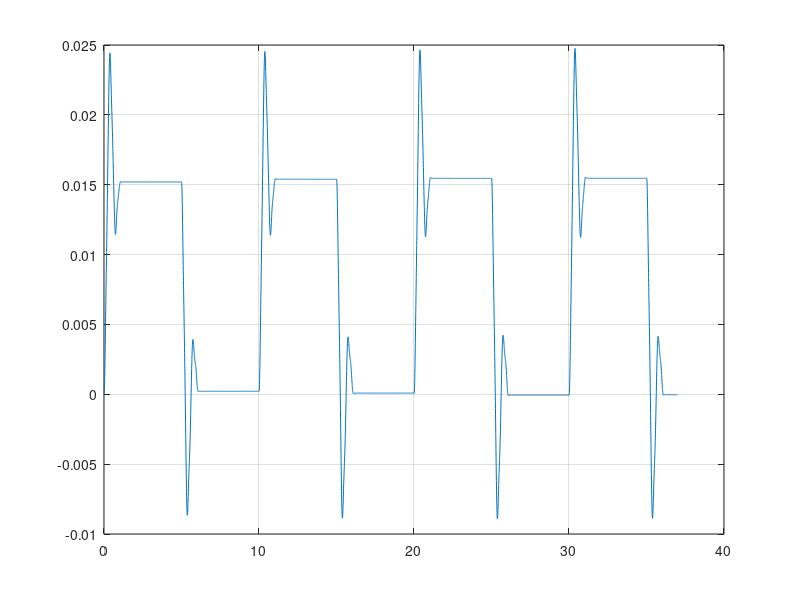

MATLAB code to generate this figure: (Note: this script raises an error after producing the figure.)
close all;
clear;
clc;

% Load folder data
addpath('data_3DOFsystem');
file = dir(fullfile('data_3DOFsystem', '*.mat'));

load data_steps
x1;

% instanziate dipslacement 
displacement = zeros(length(x1), 1);

figure();
plot(t, x1*(0.0706/16000))
grid()

%% simbolic matrix
syms m1 m2 m3 c1 c2 c3 k1 k2 k3 x1__ x2__ x3__ x1_ x2_ x3_ sx1 sx2 sx3 c12 c23

% mass matrix [M]
M = [m1 0 0; 0 m2 0; 0 0 m3];

% damping matric [C]
C = [c1 0 0; 0 c2 0; 0 0 c3];

% stifness matrix [K]
K = [k1 -k1 0; -k1 k2+k1 -k2; 0 -k2 k2+k3];

% compute matrix [G(s)]
syms s
A = M * s^2 + C*s + K;

% compute det([G(s)])
det = det(A);

% compute inverse inv([G(s)])
num = inv(A);

%% search the value for theta 

% assign numerical value
m1 = 1.2;
m2 = 1.3;
m3 = 1.4;

k1 = 800;
k2 = k1;
k3 = 400;

c1 = 3;
c2 = 2;
c3 = 2;

% costant force parameters

%servo amp gain
k_a = 2;

% Servo motor Torque
k_t = 0.1;

% Motor Pinioon pitch radius inverse
k_mp = 26.25;

% force 
F = zeros(length(t), 3);
f = (k_a * k_t * k_mp) * v;

F(:,1) = f;

% compute transfer function
s = tf('s');

den = 1/(k1*k2*k3 + c1*k1*k2*s + c1*k1*k3*s + c2*k1*k2*s + c1*k2*k3*s + c2*k1*k3*s + c3*k1*k2*s + c1*c2*c3*s^3 + c1*c2*k2*s^2 + c1*c3*k1*s^2 + c1*c2*k3*s^2 + c1*c3*k2*s^2 + c2*c3*k1*s^2 + c1*c2*m3*s^4 + c1*c3*m2*s^4 + c2*c3*m1*s^4 + c1*k1*m3*s^3 + c1*k2*m2*s^3 + c2*k2*m1*s^3 + c3*k1*m1*s^3 + c1*k2*m3*s^3 + c1*k3*m2*s^3 + c2*k1*m3*s^3 + c2*k3*m1*s^3 + c3*k1*m2*s^3 + c3*k2*m1*s^3 + c1*m2*m3*s^5 + c2*m1*m3*s^5 + c3*m1*m2*s^5 + k1*k2*m1*s^2 + k1*k2*m2*s^2 + k1*k3*m1*s^2 + k1*k2*m3*s^2 + k1*k3*m2*s^2 + k2*k3*m1*s^2 + k1*m1*m3*s^4 + k2*m1*m2*s^4 + k1*m2*m3*s^4 + k2*m1*m3*s^4 + k3*m1*m2*s^4 + m1*m2*m3*s^6);
num = inv([[ m1*s^2 + c1*s + k1,                     -k1,                       0]
[                -k1, m2*s^2 + c2*s + k1 + k2,                     -k2]
[                  0,                     -k2, m3*s^2 + c3*s + k2 + k3]]);

% transfer fuction
G = tf(num,den)
figure();
[YS,TS,XS] = lsim(G,F,t);


% compare plot
figure(1)
hold on
plot(t,YS)
hold off
figure();
plot(TS, YS)
% force are wrong?
%%

%% Dummy values for mech quantities (AW trial 1)

P = [1.2 1.3 1.4 0 0 3 2 2 800 800 800 600 0 0 ];

%% Define dummy system with previous dummy mech quantities

[A, B, C, D] = ss_mech_linear(P);

sys_dum = ss(A,B,C,D);


%%
options = optimset('PlotFcns',@optimplotfval);
fun = @(x)100*(x(2) - x(1)^2)^2 + (1 - x(1))^2;
x0 = [-1.2,1];
x = fminsearch(fun,x0,options)

%%


rng default % for reproducibility
tdata = 0:0.1:10;
ydata = 40*exp(-0.5*tdata) + randn(size(tdata));
fun = @(x)sseval(x,tdata,ydata);

x0 = rand(2,1);
bestx = fminsearch(fun,x0)


A = bestx(1);
lambda = bestx(2);
yfit = A*exp(-lambda*tdata);
plot(tdata,ydata,'*');
hold on
plot(tdata,yfit,'r');
xlabel('tdata')
ylabel('Response Data and Curve')
title('Data and Best Fitting Exponential Curve')
legend('Data','Fitted Curve')
hold off

function sse = sseval(x,tdata,ydata)
A = x(1);
lambda = x(2);
sse = sum((ydata - A*exp(-lambda*tdata)).^2);
end
